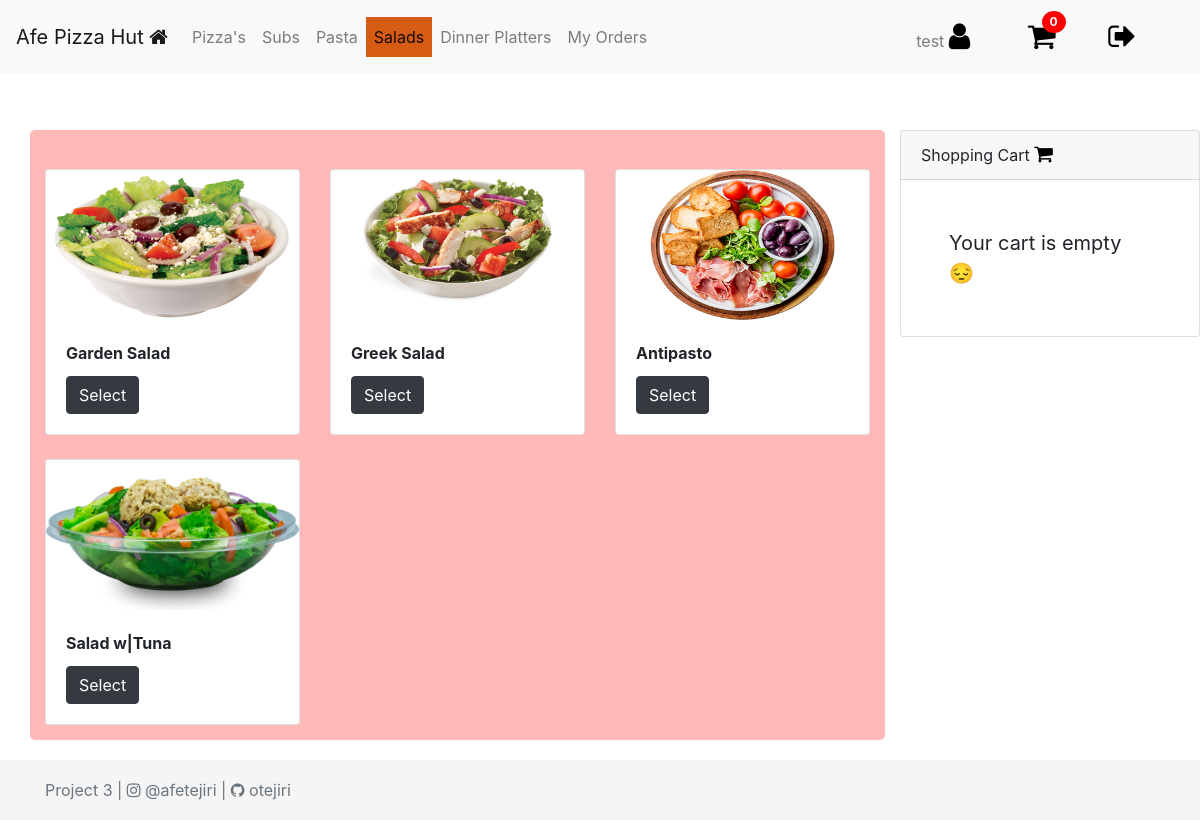
The page /salads (signed in) on the database its author committed.
### orders/models.py (models this page shows, shortened)
class Inventory(models.Model):
    name = models.CharField(max_length=64)
    toppings = models.ManyToManyField(Topping, blank=True, related_name="toppings")
    special = models.BooleanField(default=False)
    customizable = models.BooleanField(default=True)
    item_type = models.ForeignKey(ItemType, on_delete=models.PROTECT, null=True)
    comments = models.CharField(max_length=500, blank=True)

### orders/views.py (the view)
# urls.py: path("salads", views.salads, name="salads"),
@login_required
@user_passes_test(lambda u: not u.is_superuser, login_url='orders')
def salads(request):
    return render(request, "user/salads.html")

### orders/context_processors.py (called while the page is built, shortened)
def data(request):
    if not request.user.is_authenticated:
        return {
            "": ""
        }
    else:
        orders = Order.objects.filter(user_id=request.user.id)
        total = Decimal(0)
        cart_item_count = 0
        total_id = []
        for order in orders:
           if order.status == 0:
               total_id.append(order.id)
               cart_item_count = len(total_id)
               total += Decimal(order.amount)
        return {
            "inventory": Inventory.objects.all(),
            "itemcost": ItemCost.objects.all(),
            "orders": orders,
            "total": total,
            "key": settings.STRIPE_PUBLISHABLE_KEY,
            "total_id": total_id,
            "cart_item_count": cart_item_count
        }
        return render(request, "user/index.html")

### orders/models.py (called while the page is built)
    def __str__(self):
        return f"{self.name}"

    def __str__(self):
        return f"{self.item}"

### orders/templates/user/salads.html
{% extends 'user/user-base.html' %}

### orders/templates/user/user-base.html (shortened to what this page needs)
<!DOCTYPE html>
<head>
    <link rel="stylesheet" href="">
    <link rel="stylesheet"
    href="https://stackpath.bootstrapcdn.com/bootstrap/4.3.1/css/bootstrap.min.css"
>
    <link href="https://stackpath.bootstrapcdn.com/font-awesome/4.7.0/css/font-awesome.min.css" rel="stylesheet">
    {% load static %}
    <link rel="stylesheet" href="{% static 'css/style.css' %}">
</head>
<body>
    <nav class="navbar navbar-expand-lg navbar-light bg-light">
        <a class="navbar-brand" href="#">Afe Pizza Hut <i class="fa fa-home"></i></a>
        <div class="collapse navbar-collapse" id="navbarText">
            <ul class="navbar-nav mr-auto">
                {% if not user.is_staff %}
              <li class="nav-item">
                <a class="nav-link" href="{% url 'pizza' %}">Pizza's</a>
              </li>
              <li class="nav-item">
                <a class="nav-link" href="{% url 'subs' %}">Subs</a>
              </li>
              <li class="nav-item">
                  <a class="nav-link" href="{% url 'pasta' %}">Pasta</a>
                </li>
                <li class="nav-item">
                  <a class="nav-link" href="{% url 'salads' %}">Salads</a>
                </li>
                <li class="nav-item">
                  <a class="nav-link" href="{% url 'dinner_platters' %}">Dinner Platters</a>
                </li>
                <li class="nav-item">
                  <a class="nav-link" href="{% url 'orders' %}">My Orders </a>
                </li>
                {% else %}
                <li class="nav-item">
                  <a class="nav-link" href="{% url 'orders' %}">Orders List</a>
                </li>
             {%  endif %}
            </ul>
          <span class="navbar-text">
              <span class="mr-5"> {{ user.get_username }} <i class="fa fa-user "
                style="font-size:30px;color:#000"></i>
              </span>
              {% if not user.is_staff %}
            <a href="{% url 'pizza' %}" class="notification mr-5">
                <span><i class="fa fa-shopping-cart " style="font-size:30px;color:#000"></i></span>
                <span class="badge">{{ cart_item_count }}</span>
              </a>
              {% else %}
              <a href="#" class="notification mr-5">
                <span><i class="fa fa-clock-o " style="font-size:30px;color:#000"></i></span>
                <span class="badge">{{pending_items_count}}</span>
              </a>
              {%  endif %}
           <a href="{% url 'logout_user' %}" class="mr-5"><i class="fa fa-sign-out " style="font-size:30px;color:#000"></i></a>
          </span>
        </div>
      </nav>
    <div class="container" style="margin-top: 3.5rem;">
        {% if request.resolver_match.url_name != 'orders' %}
        <div class="row">
            <div class="col-md-9"  style="max-height: 80%;
                     max-width: 100%;
            background-color: rgb(255, 185, 185); padding: 15px; margin-bottom:
            80px; border-radius: 5px; ">
<div class="row">
    {% load striper %}
    {% for items in inventory %}
    {% if items.item_type|stringformat:"s" == request.resolver_match.url_name %}
                                <div class="col-md-6 col-lg-4 col-sm-12 col-xs-12 mt-4">
                                  <div class="card">{% load static %}
                                    <img src="static/images/items/{{ items.name }}.png"
                                    class="card-img-top" height="150" alt="...">
                                    <div class="card-body">
                                      <h5 class="card-title"><small><b>{{ items.name }}</b></small></h5>
                                      <a href="#" data-toggle="modal" data-target="#modal{{ items.id }}" aria-expanded="true"
                                      aria-controls="collapseOne" class="btn btn-dark">Select</a>
                                    </div>
                                  </div>
                                </div>
    {% endif %}
      {% endfor %}
    </div>
            </div>
            <div class="col-3" style="margin-bottom: 40px; " >
                <div class="position-fixed" style="z-index: 1041" >
                <div class="card" >
                    <div class="card-header">
                      Shopping Cart <i class="fa fa-shopping-cart" style="font-size:20px;color:#000"></i>
                    </div>
                    {% if cart_item_count > 0 %}
                    <div class="card-body">
                        <div class="card-text" >
                            <div class="table-wrapper-scroll-y
                            my-custom-scrollbar" style="display: flex; flex-direction: column-reverse;">
                                <table class="table table-bordered table-striped mb-0">
                                  <thead>
                                    <tr>
                                      <th scope="col">Item</th>
                                      <th scope="col">Qty</th>
                                      <th scope="col">Amount</th>
                                      <th scope="col"></th>
                                    </tr>
                                  </thead>
                                  <tbody>
                                    {% for order in orders %}
                                    {% if order.status == 0 %}
                                    {% for item in order.item.all %}
                                    <tr>
                                      <th scope="row">{{item}}</th>
                                      <td>{{order.qty}}</td>
                                      <td>${{order.amount}}</td>
                                      <td><form action="{% url 'delete_from_cart'%}" method="POST">
                                      {% csrf_token %}
                                      <input type="hidden" name="next" value="{{ request.path }}">
                                      <input type="hidden" name="item_id"
                                      value="{{order.id}}"><button type="submit"
                                      class="btn"><i class="fa
                                      fa-trash"></i></button></form>
                                      </td>
                                    </tr>
                                    {% if order.item_topping.all %}
                        <tr>
                             <td colspan="3"><small><small>+ {% for topping in order.item_topping.all %} {{topping|join:" // "}} {% if not forloop.last %}, {% endif %}
                                 {% endfor %}</small></small></td>
                        </tr>
                        {% endif %}
                     {% endfor %}
                     {% endif %}
                     {% endfor %}
                     <tr>
                        <td></td>
                        <td colspan="2"><hr> <b>Total</b>: ${{ total }} </td>
                        <td></td>
                    </tr>
                                  </tbody>
                                </table>
                              </div>
                      <hr>
                      <span class="float-right">
                        <button type="button" class="btn btn-warning" data-toggle="modal" data-target="#checkout">
                            Checkout
                          </button>
                          <div class="modal fade" id="checkout" tabindex="-1"
                          role="dialog"
                          aria-labelledby="exampleModalCenterTitle"
                          aria-hidden="true" >
                            <div class="modal-dialog modal-dialog-centered" role="document">
                              <div class="modal-content">
                                <div class="modal-header">
                                  <h5 class="modal-title"
                                  id="exampleModalLongTitle">Confirm Cart Items</h5>
                                  <button type="button" class="close" data-dismiss="modal" aria-label="Close">
                                    <span aria-hidden="true">&times;</span>
                                  </button>
                                </div>
                                <div class="modal-body">
                                    <center>
                                    <table>
                                        <th>Item</th>
                                    <th>Qty</th>
                                    <th>Price</th>
                                    {% for order in orders %}
                                    {% if order.status == 0 %}
                                    {% for item in order.item.all %}
                                    <tr>
                                      <td scope="row">{{item}}</th>
                                      <td>{{order.qty}}</td>
                                      <td>${{order.amount}}</td>
                                    </tr>
                                    {% if order.item_topping.all %}
                        <tr>
                             <td colspan="3"><small><small>+ {% for topping in order.item_topping.all %} {{topping|join:" // "}} {% if not forloop.last %}, {% endif %}
                                 {% endfor %}</small></small></td>
                        </tr>
                        {% endif %}
                     {% endfor %}
                     {% endif %}
                     {% endfor %}
                    </table>
                </center>
                                </div>
                                <div class="modal-footer">
                                  <button type="button" class="btn btn-secondary" data-dismiss="modal">Close</button>
                                  <form action="{% url 'charge' %}" method="post">
                                    {% csrf_token %}
                                    <input type="hidden" value="{{total}}" id="amount"
                                    name="amount">
                                    <input type="hidden" value="{{total_id}}" id="ids" name="ids">
                                  <script
                src="https://checkout.stripe.com/checkout.js"
                class="stripe-button"
                data-key="{{ key }}"
                data-name="Afe Pizza Hut"
                data-description="secure payment"
                data-amount="{{total|stripeconversion}}"
                data-currency="usd">
              </script>
               <script>
                // Hide default stripe button, be careful there if you
                // have more than 1 button of that class
                document.getElementsByClassName("stripe-button-el")[0].style.display = 'none';
            </script>
            <button type="submit" class="btn btn-success">Confirm & Pay ${{total}}</button>
              </form>
                                </div>
                              </div>
                            </div>
                          </div>
</script></span>
                    </div>
                  </div>
                  {% else %}
                  <span class="p-5" style='font-size:20px;'>Your cart is empty &#128532;</span>
{% endif %}
                </div>
            </div>
        </div>
    </div>
    {% else %}
        {% regroup user_orders by order_id as order_list %}
        {% for order_id in order_list %}
             {% for item in order_id.list %}
             {% load striper %}
             {% endfor %}
      {% empty %}
      <tr><td style="text-align: center;">No orders available</td></tr>
      {% endfor %}
    {% endif %}
    </div>
</body>
<footer class="footer">
    <div class="container">
      <span class="text-muted">Project 3 | <i class="fa
      fa-instagram"></i> @afetejiri | <i class="fa fa-github"></i> otejiri </span>
    </div>
  </footer>
</html>

### orders/static/css/style.css (style rules this page uses)
body { background-color: #ffffff; background-image: url("https://www.transparenttextures.com/patterns/food.png"); }
.card { background-color: #ffffff; background-image: url("https://www.transparenttextures.com/patterns/food.png"); }
.footer { position: fixed; bottom: 0; width: 100%; height: 60px; line-height: 60px; background-color: #f5f5f5; }
.navbar-light .navbar-nav > .active > a, .navbar-light .navbar-nav > .active > :hover, .navbar-light .navbar-nav > .active > :focus { color: #000; background: #d65c14; }
.notification { color: white; text-decoration: none; margin: 5px; position: relative; display: inline-block; border-radius: 2px; }
.notification .badge { position: absolute; display: inline-block; top: -10px; right: -10px; padding: 5px 8px; border-radius: 100%; background: red; color: white; }

### rows shown on the page
Inventory: name (picture), name "Garden Salad"
Inventory: name (picture), name "Greek Salad"
Inventory: name (picture), name "Antipasto"
Inventory: name (picture), name "Salad w|Tuna"

### other values the page prints
{{ user.get_username }} "test"
{{ cart_item_count }} "0"
